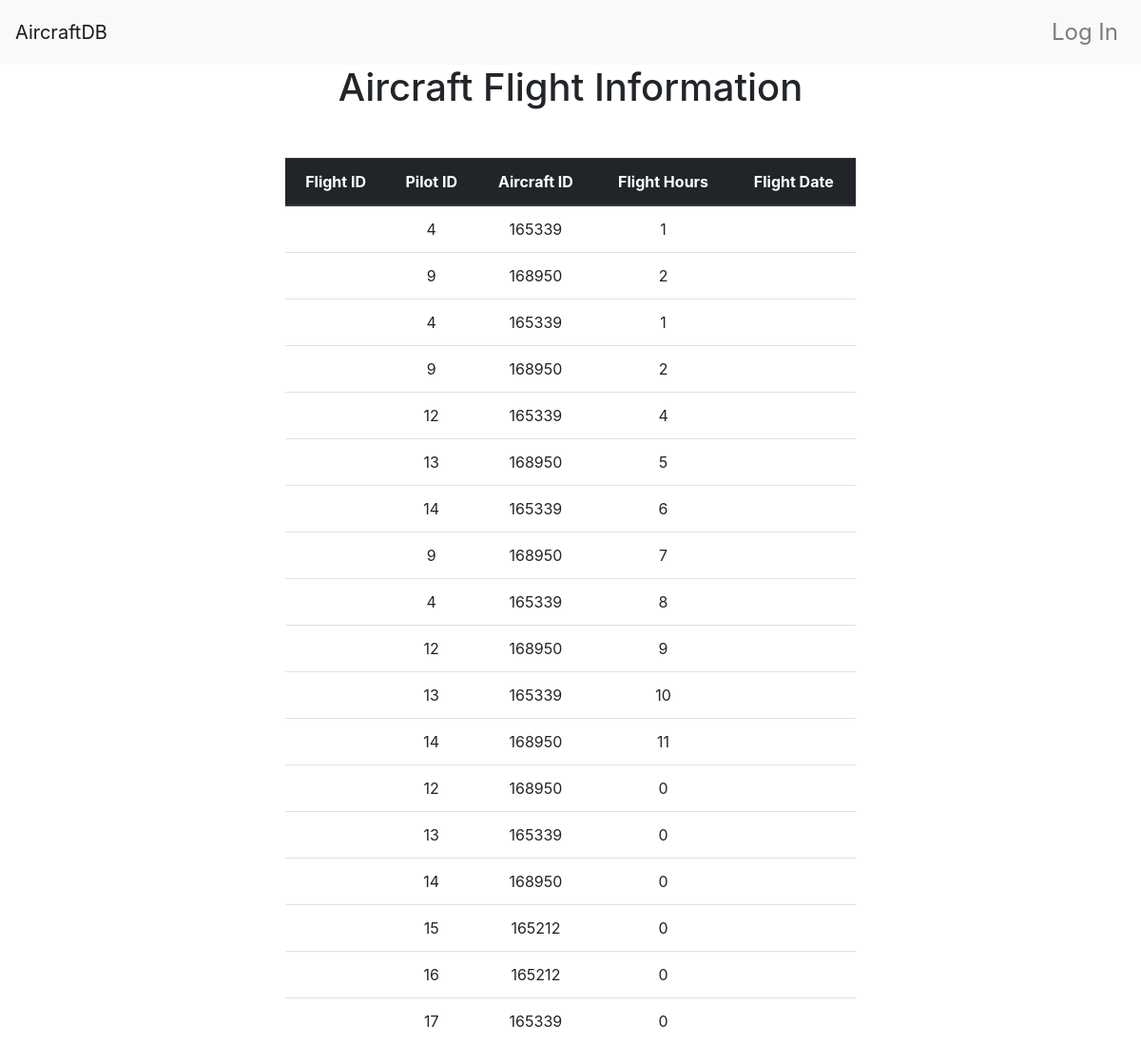
The page /administrator/flights on the database as committed earlier.
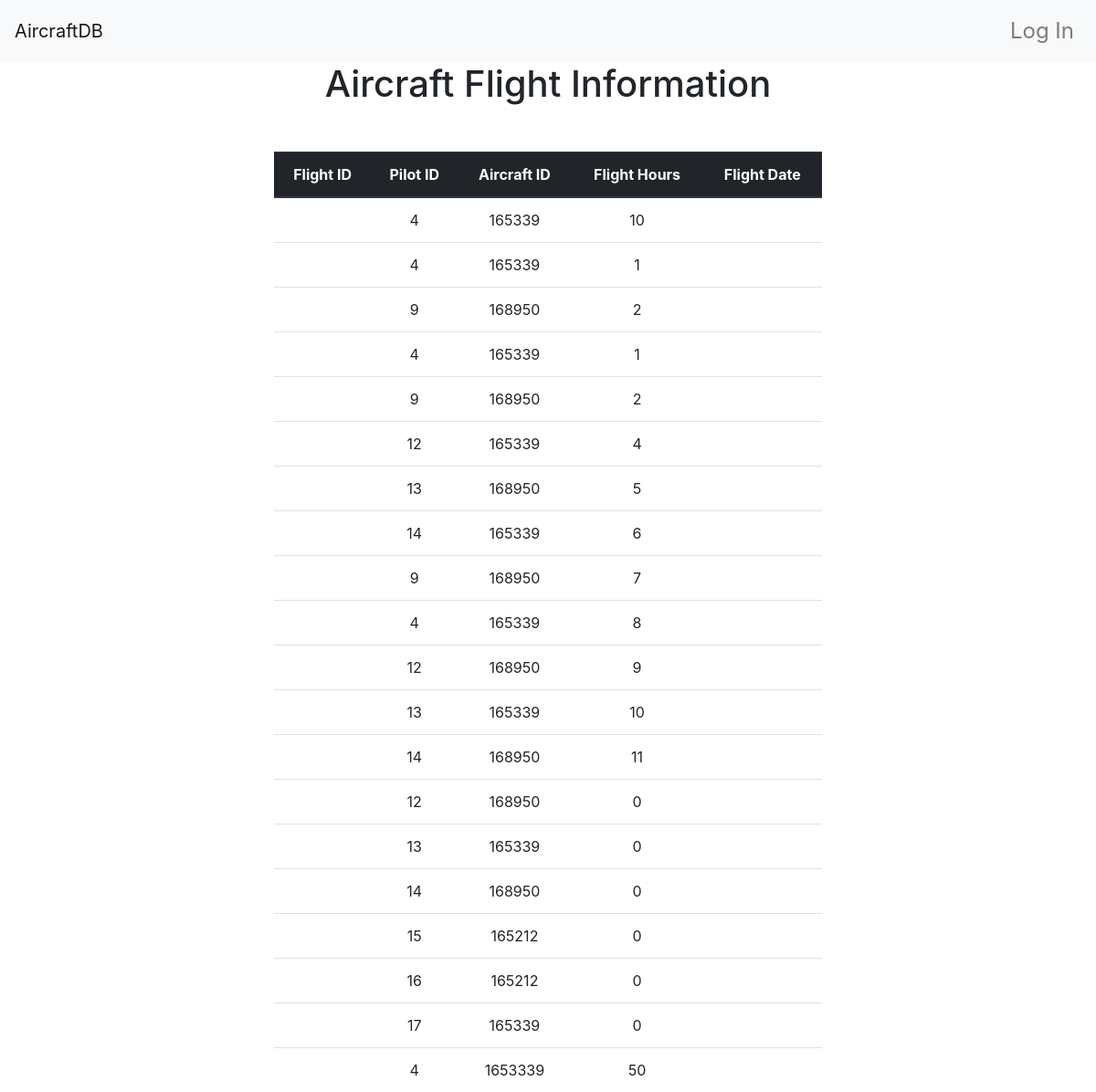
The same page on the database as committed later.
### app/models.py (models this page shows, shortened)
class Flight(db.Model):
    __tablename__ = 'flights'
    flight_id = db.Column(db.Integer, primary_key = True)
    pilot_id =db.Column(db.Integer, db.ForeignKey('pilot.id'))
    aircraft_id = db.Column(db.Integer, db.ForeignKey('aircrafts.aircraft_id'))
    hours = db.Column(db.Integer)
    flight_date = db.Column(db.String(150))

### app/main/views.py (the view)
@main.route('/administrator/flights')
def admin_get_all_flights():
    data =  Flight.query.all()
    return render_template('pilot/flights.html', data=data)

### app/templates/pilot/flights.html
{% extends "base.html" %}
{% block page_content %}
<div class="table_heading">
    <h1>Aircraft Flight Information </h1>
</div>
  <div class="second-container">
    <table class="table">
    <thead class="thead-dark">
      <tr>
        <th scope="col">Flight ID</th>
        <th scope="col">Pilot ID</th>
        <th scope="col">Aircraft ID</th>
        <th scope="col">Flight Hours</th>
        <th scope="col">Flight Date</th>
      </tr>
    </thead>
    <tbody>
    {% for flight in data %}
      <tr>
        <th scope="row"> {{flight.id}} </th>
        <td>{{flight.pilot_id}}</td>
        <td>{{flight.aircraft_id}}</td>
        <td>{{flight.hours}}</td>
        <td>{{flight.date}}</td>
        {% endfor %}
    </tbody>
  </table>
  </div>
{% endblock %}

### app/templates/base.html (shortened to what this page needs)
<!doctype html>
<html lang="en">
  <head>
    <link rel="stylesheet" href="../../static/style.css">
    <link rel="stylesheet" href="https://maxcdn.bootstrapcdn.com/bootstrap/4.0.0-beta.2/css/bootstrap.min.css">
    <link rel= "stylesheet" href="https://cdnjs.cloudflare.com/ajax/libs/flexboxgrid/6.3.1/flexboxgrid.css">
  </head>
{% block navbar %}
<nav class="navbar navbar-expand-lg navbar-light bg-light">
  <a class="navbar-brand" href="#">AircraftDB</a>
  <div class="collapse navbar-collapse" id="navbarNav">
    <ul class="navbar-nav ">
        {% if current_user.is_authenticated %}
        <li class="nav-item">
          <a class="nav-link" href="{{ url_for('auth.logout') }}">Log Out</a>
        </li>
        {% else %}
        <li class="nav-item">
          <a class="nav-link" href="{{ url_for('auth.login') }}">Log In</a>
        </li>
        {% endif %}
    </ul>
  </div>
</nav>
{% endblock %}
{% block content %}
  <div>
{% block page_content %}{% endblock %}
</div>
{% endblock %}

### app/static/style.css (style rules this page uses)
.nav-link { font-size: 24px; }
div.second-container { margin-top: 50px; text-align: center; }
div.second-container table { width: 50%; margin: auto; float: none;; }
div.table_heading { text-align: center }

Rows that differ between the two databases and show on the page:
added Flight: pilot_id "4", aircraft_id "165339", hours "10"
added Flight: pilot_id "4", aircraft_id "1653339", hours "50"
